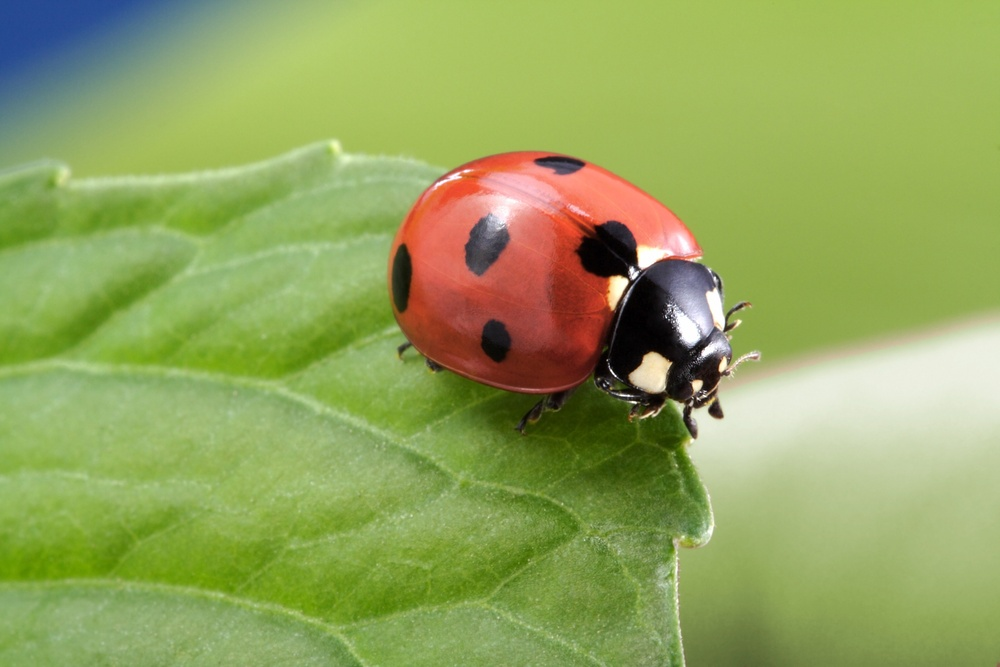
#> input picture ladybug.jpg, 1000 x 667 px, shrunk from 3456 x 2304 before the run
$ python Hw3_kmeans_q1.py
#> lines starting #> are read from the running program, lines starting #| are printed output that depends on the picture; long printed decimals are rounded
from PIL import Image
import numpy as np
image = Image.open("./ladybug.jpg")
#> image is the input picture: PIL image 1000x667 RGB; mean R, G, B 146.8, 164.4, 92.8

# Convert image to an array, downsample every 4th pixel, then reshape to an array of RGB values
X = np.asarray(image)
X = X[::4, ::4]
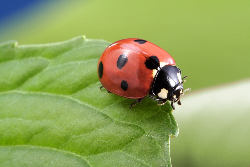
#> X: shape (167, 250, 3); mean R, G, B 146.8, 164.4, 92.9
shp = X.shape
#> shp = (167, 250, 3)
X = X.reshape(-1, 3)

# Run k-means clustering w/ keeping k clusters same value
from sklearn.cluster import KMeans
result = []
for j in range(0,10):
    kmeans = KMeans(n_clusters=5, random_state=j).fit(X)
    # store fitted model and its inertia score, for easy access of min & max
    result.append([kmeans.inertia_, kmeans])
#> after the loop, result = 10 items

# Get inertia mean & spread
inertia_vals = np.array([entry[0] for entry in result])
#> inertia_vals = [52453649.6, 49466880.6, 55249315.7, 49466574.7, 56581378.9, 49466551.9, 49466745.9, 49466745.9, 49466666.9, 53390024.5]
inertia_mean = inertia_vals.mean()
#> inertia_mean = 51447453.4
inertia_std = inertia_vals.std()
#> inertia_std = 2629406.8
print("inertia score mean:", inertia_mean)
#| inertia score mean: 51447453.446
print("inertia score standard deviation: ", inertia_std)
#| inertia score standard deviation:  2629406.799

# Find then plot best & worst inertia scores
from operator import itemgetter
min_inertia_model = min(result, key=itemgetter(0))[1]
max_inertia_model = max(result, key=itemgetter(0))[1]
print("minimum inertia score: ", min_inertia_model.inertia_)
#| minimum inertia score:  49466551.867
print("maximum inertia score: ", max_inertia_model.inertia_)
#| maximum inertia score:  56581378.943

# For best & worst scores, convert segmented images to a grid of RGB values, then back to an image
segmented_img_best = min_inertia_model.cluster_centers_[min_inertia_model.labels_]
img_grid_best = segmented_img_best.reshape(shp)
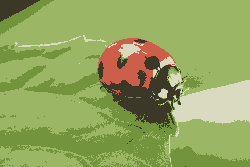
#> img_grid_best: shape (167, 250, 3) float64; mean of channels 0, 1, 2 146.8, 164.4, 92.9; drawn as R, G, B
image_best = (Image.fromarray(img_grid_best.astype(np.uint8), 'RGB'))
image_best.show()

segmented_img_worst = max_inertia_model.cluster_centers_[max_inertia_model.labels_]
img_grid_worst = segmented_img_worst.reshape(shp)
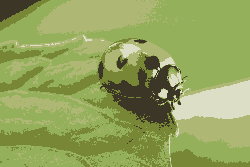
#> img_grid_worst: shape (167, 250, 3) float64; mean of channels 0, 1, 2 146.9, 164.4, 93; drawn as R, G, B
image_worst = (Image.fromarray(img_grid_worst.astype(np.uint8), 'RGB'))
image_worst.show()
